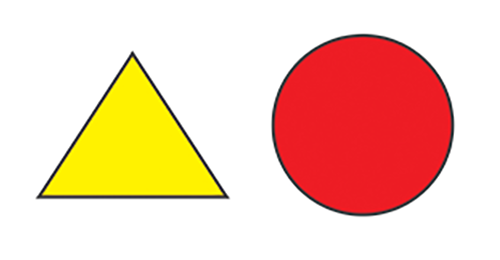
#> input picture images/triangleCircle.png, 500 x 260 px
$ python 04_triangleCircle.py
#> lines starting #> are read from the running program, lines starting #| are printed output that depends on the picture; after the words box and inside, x2 and y2 are one past the last pixel; in counts of white or black regions, pixels touching at a corner belong together; long printed decimals are rounded
import cv2

def getContours(img):
    contours, hierarchy = cv2.findContours(img, cv2.RETR_EXTERNAL, cv2.CHAIN_APPROX_NONE)

    for cnt in contours:
        area = cv2.contourArea(cnt)

        if(area>500):
            print("Εμβαδόν: ", area)
            cv2.drawContours(imgContour, cnt, -1, (255, 0,0),3)
            perimeter = cv2.arcLength(cnt, True) # True για κλειστά σχήματα
            print("Περίμετρος:", perimeter)
            approx = cv2.approxPolyDP(cnt,0.02*perimeter, True)
            print("Ακμές: ",len(approx))
            objCorners = len(approx)
            x, y, w, h = cv2.boundingRect(approx)

            if(objCorners == 3):
                objectType = "Triangle"
            elif(objCorners > 4):
                objectType = "Cirlce"
            else:
                objectType = "Unknown"

            cv2.rectangle(imgContour, (x, y), (x + w, y + h), (0, 255, 0), 2)
            cv2.putText(imgContour, objectType, (x+(w//2)-20, y+(h//2)), cv2.FONT_HERSHEY_COMPLEX, 0.5, (0,0,0), 2)

img = cv2.imread("../images/triangleCircle.png")
#> img is the input picture: shape (260, 500, 3); mean B, G, R 183.8, 205.5, 245.9
imgContour = img.copy()
imgGray = cv2.cvtColor(img, cv2.COLOR_BGR2GRAY)
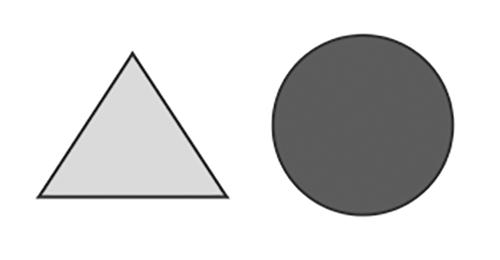
#> imgGray: shape (260, 500); min 3, max 255, mean 215.1
imgBlur = cv2.GaussianBlur(imgGray, (7,7), 1)
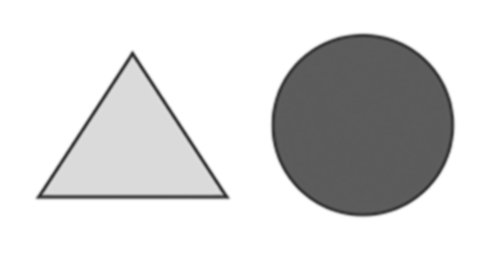
#> imgBlur: shape (260, 500); min 43, max 255, mean 215.1
imgCanny = cv2.Canny(imgBlur,100,200)
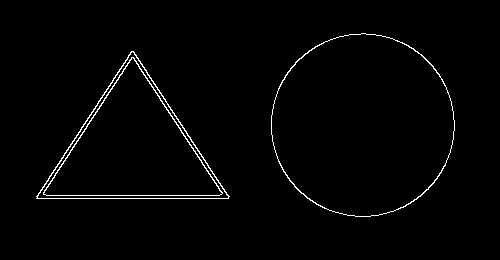
#> imgCanny: shape (260, 500); 1.5% white in thin lines or dots, all inside (x1, y1, x2, y2) = (36, 33, 455, 217)
getContours(imgCanny)
#> in getContours, `contours, hierarchy = cv2.findContours(img, cv2.RETR_EXTERNAL, cv2.CHA..`: contours = 2 contours; box (x1, y1, x2, y2) and area: (271, 33, 455, 217) 26232, (36, 51, 230, 199) 14428
#> the loop in getContours, `for cnt in contours:` made 2 passes
#> (area, perimeter, approx, objCorners, x, y, w, h) on pass 1: (14428, 568.4, [[36, 196], [229, 196], [133, 51]], 3, 36, 51, 194, 146)
#> (area, perimeter, objCorners, x, y, w, h, objectType) on pass 2: (26231.5, 607.2, 8, 271, 33, 184, 184, 'Cirlce')
#| Εμβαδόν:  14428.0
#| Περίμετρος: 568.357
#| Ακμές:  3
#| Εμβαδόν:  26231.5
#| Περίμετρος: 607.227
#| Ακμές:  8
#> after the loop in getContours, `for cnt in contours:`:
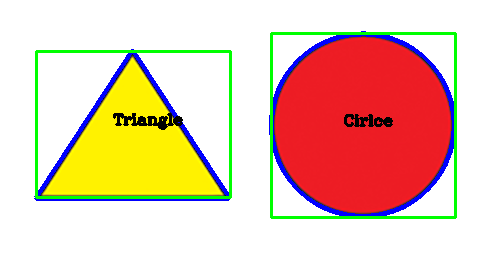
#> imgContour: shape (260, 500, 3); 7.06% of pixels changed, all inside (x1, y1, x2, y2) = (34, 31, 457, 219)

cv2.imshow("Output", imgContour)

cv2.waitKey(0)

$ run again, with images/shapes.png copied over images/triangleCircle.png
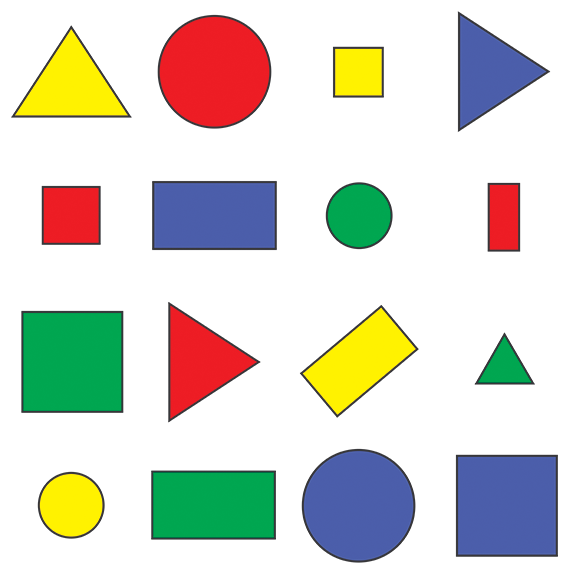
#> input picture images/shapes.png, 576 x 577 px
#> img is the input picture: shape (577, 576, 3); mean B, G, R 205.1, 214.3, 214.2
#> `imgCanny = cv2.Canny(imgBlur,100,200)`:
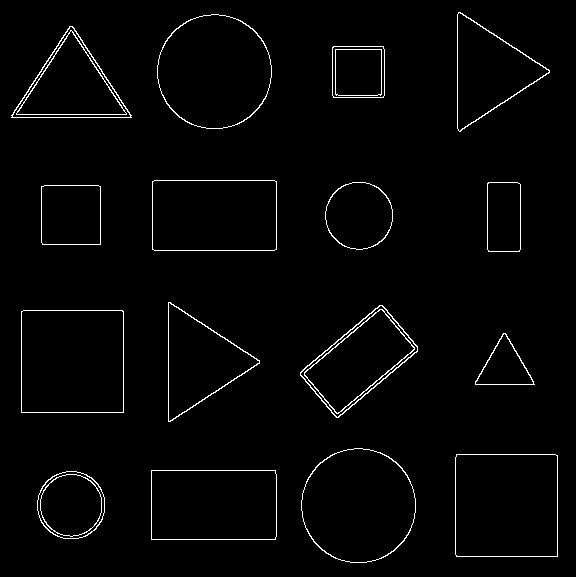
#> imgCanny: shape (577, 576); 2% white in thin lines or dots
#> contours = 16 contours; largest, box (x1, y1, x2, y2) and area: (21, 310, 124, 413) 10402, (455, 454, 558, 557) 10398, (301, 448, 416, 563) 10236, (157, 14, 272, 129) 10234, (152, 180, 277, 251) 8674
#> the loop in getContours, `for cnt in contours:` made 16 passes
#> (area, perimeter, approx, objCorners, x, y, w, h) on passes 2, 3, 5, 6, 7: (8619, 386.8, [[151, 470], [151, 539], [275, 539], [275, 470]], 4, 151, 470, 125, 70), (10398.5, 406.2, [[456, 454], [456, 556], [557, 556], [557, 455]], 4, 456, 454, 102, 103), (1612.5, 186.6, [[503, 333], [475, 384], [534, 384]], 3, 475, 333, 60, 52), (10402, 406.8, [[21, 311], [21, 412], [123, 412], [122, 310]], 4, 21, 310, 103, 103), (6389, 338.5, [[382, 305], [300, 372], [336, 417], [417, 351]], 4, 300, 305, 118, 113)
#> (printed output is left out)
#> after the loop in getContours, `for cnt in contours:`:
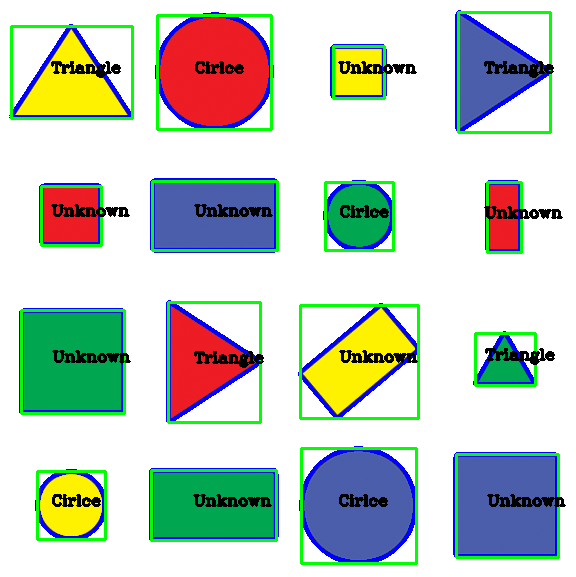
#> imgContour: shape (577, 576, 3); 11.51% of pixels changed, all inside (x1, y1, x2, y2) = (9, 10, 566, 565)
